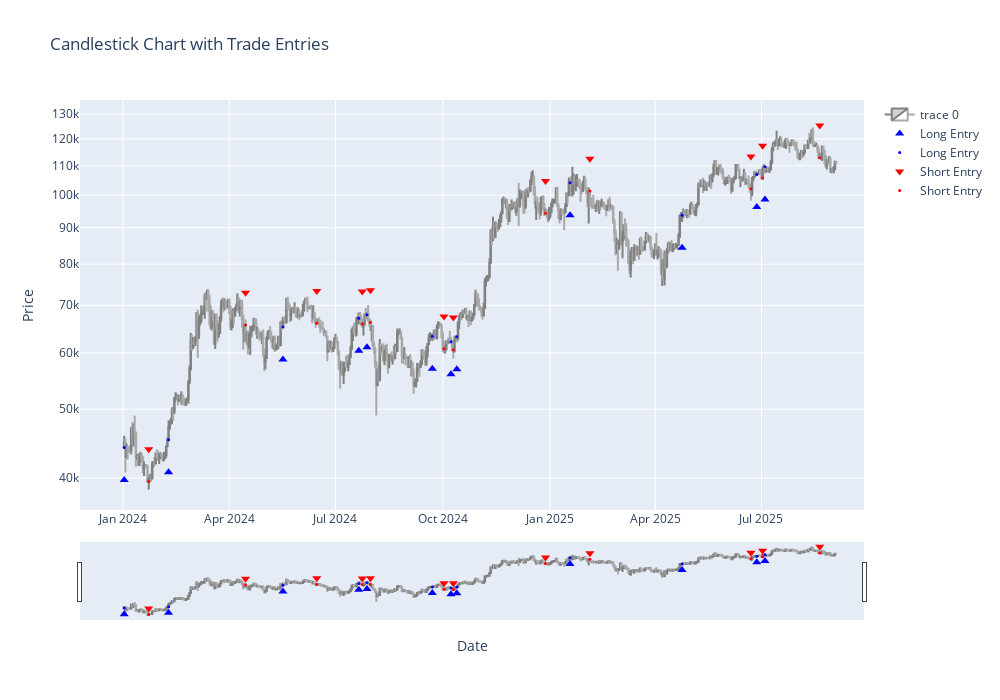

The notebook cell saved with this chart:
### Markdown cell above
#### Out-of-Sample

### Code cell
# Produce Trades, Equity and Metrics Data for Out-of-Sample Performance
tradesBTC2_OOS = op.backtest(dataBTC, indicator_names, long_filters, short_filters, paramsBTC2, mode, 'tradesDF', backtest_enddate)
equityBTC2_OOS = op.backtest(dataBTC, indicator_names, long_filters, short_filters, paramsBTC2, mode, 'equityDF', backtest_enddate)
metricsBTC2_OOS = op.backtest(dataBTC, indicator_names, long_filters, short_filters, paramsBTC2, mode, 'MetricsTable', backtest_enddate)

# Plot Candlestick Chart for Trade Visualisation
plot.candleChart(dataBTC_OOS, tradesBTC2_OOS, mode)

### Figure 1 — Plotly figure (JSON) as saved in the notebook; plotly's stock layout.template omitted (floating-point values rounded to 4 significant figures; data arrays with more than 128 entries replaced by an {"elided": "..."} marker saying what was removed)
{"data": [{"close": {"elided": "611 float values"}, "decreasing": {"fillcolor": "white", "line": {"color": "darkgrey"}}, "high": {"elided": "611 float values"}, "increasing": {"fillcolor": "lightgrey", "line": {"color": "grey"}}, "low": {"elided": "611 float values"}, "open": {"elided": "611 float values"}, "type": "candlestick", "x": {"elided": "611 str values"}}, {"marker": {"color": "blue", "size": 8, "symbol": "triangle-up"}, "mode": "markers", "name": "Long Entry", "type": "scatter", "x": ["2024-01-02T00:00:00+00:00", "2024-02-09T00:00:00+00:00", "2024-05-17T00:00:00+00:00", "2024-07-21T00:00:00+00:00", "2024-07-28T00:00:00+00:00", "2024-09-22T00:00:00+00:00", "2024-10-08T00:00:00+00:00", "2024-10-13T00:00:00+00:00", "2025-01-18T00:00:00+00:00", "2025-04-24T00:00:00+00:00", "2025-06-27T00:00:00+00:00", "2025-07-04T00:00:00+00:00"], "y": [39760.0, 40760.0, 58710.0, 60430.0, 61110.0, 57010.0, 56000.0, 56890.0, 93670.0, 84320.0, 96250.0, 98630.0]}, {"marker": {"color": "blue", "size": 3, "symbol": "circle"}, "mode": "markers", "name": "Long Entry", "type": "scatter", "x": ["2024-01-02T00:00:00+00:00", "2024-02-09T00:00:00+00:00", "2024-05-17T00:00:00+00:00", "2024-07-21T00:00:00+00:00", "2024-07-28T00:00:00+00:00", "2024-09-22T00:00:00+00:00", "2024-10-08T00:00:00+00:00", "2024-10-13T00:00:00+00:00", "2025-01-18T00:00:00+00:00", "2025-04-24T00:00:00+00:00", "2025-06-27T00:00:00+00:00", "2025-07-04T00:00:00+00:00"], "y": [44180.0, 45290.0, 65240.0, 67140.0, 67900.0, 63350.0, 62224, 63210.0, 104100.0, 93690.0, 106900.0, 109600.0]}, {"marker": {"color": "red", "size": 8, "symbol": "triangle-down"}, "mode": "markers", "name": "Short Entry", "type": "scatter", "x": ["2024-01-23T00:00:00+00:00", "2024-04-15T00:00:00+00:00", "2024-06-15T00:00:00+00:00", "2024-07-24T00:00:00+00:00", "2024-07-31T00:00:00+00:00", "2024-10-02T00:00:00+00:00", "2024-10-10T00:00:00+00:00", "2024-12-28T00:00:00+00:00", "2025-02-04T00:00:00+00:00", "2025-06-22T00:00:00+00:00", "2025-07-02T00:00:00+00:00", "2025-08-20T00:00:00+00:00"], "y": [43920.0, 72880.0, 73310.0, 73190.0, 73470.0, 67490.0, 67310.0, 104700.0, 112500.0, 113400.0, 117300.0, 125300.0]}, {"marker": {"color": "red", "size": 3, "symbol": "circle"}, "mode": "markers", "name": "Short Entry", "type": "scatter", "x": ["2024-01-23T00:00:00+00:00", "2024-04-15T00:00:00+00:00", "2024-06-15T00:00:00+00:00", "2024-07-24T00:00:00+00:00", "2024-07-31T00:00:00+00:00", "2024-10-02T00:00:00+00:00", "2024-10-10T00:00:00+00:00", "2024-12-28T00:00:00+00:00", "2025-02-04T00:00:00+00:00", "2025-06-22T00:00:00+00:00", "2025-07-02T00:00:00+00:00", "2025-08-20T00:00:00+00:00"], "y": [39570.0, 65660.0, 66040.0, 65940.0, 66188, 60810.0, 60640.0, 94300.0, 101300.0, 102100.0, 105700.0, 112900.0]}], "layout": {"height": 700, "title": {"text": "Candlestick Chart with Trade Entries"}, "width": 1000, "xaxis": {"title": {"text": "Date"}}, "yaxis": {"title": {"text": "Price"}, "type": "log"}}}
